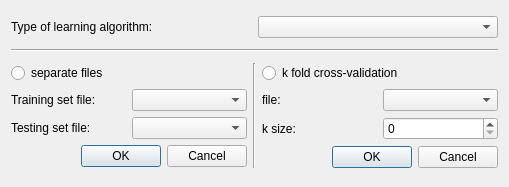
<?xml version="1.0" encoding="UTF-8"?>
<ui version="4.0">
 <class>ExecuteWindow</class>
 <widget class="QWidget" name="ExecuteWindow">
  <property name="geometry">
   <rect>
    <x>0</x>
    <y>0</y>
    <width>509</width>
    <height>187</height>
   </rect>
  </property>
  <property name="windowTitle">
   <string>Execute window</string>
  </property>
  <layout class="QHBoxLayout" name="horizontalLayout_7">
   <item>
    <layout class="QGridLayout" name="gridLayout">
     <item row="2" column="0">
      <layout class="QHBoxLayout" name="horizontalLayout_5">
       <item>
        <layout class="QVBoxLayout" name="verticalLayout_2">
         <item>
          <widget class="QRadioButton" name="radioNormal">
           <property name="text">
            <string>separate files</string>
           </property>
          </widget>
         </item>
         <item>
          <layout class="QHBoxLayout" name="horizontalLayout_3">
           <item>
            <widget class="QLabel" name="labelTraining">
             <property name="text">
              <string>Training set file: </string>
             </property>
             <property name="buddy">
              <cstring>comboBoxTraining</cstring>
             </property>
            </widget>
           </item>
           <item>
            <widget class="QComboBox" name="comboBoxTraining"/>
           </item>
          </layout>
         </item>
         <item>
          <layout class="QHBoxLayout" name="horizontalLayout_4">
           <item>
            <widget class="QLabel" name="labelTesting">
             <property name="text">
              <string>Testing set file: </string>
             </property>
             <property name="buddy">
              <cstring>comboBoxTesting</cstring>
             </property>
            </widget>
           </item>
           <item>
            <widget class="QComboBox" name="comboBoxTesting"/>
           </item>
          </layout>
         </item>
         <item>
          <widget class="QDialogButtonBox" name="buttonBox">
           <property name="standardButtons">
            <set>QDialogButtonBox::Cancel|QDialogButtonBox::Ok</set>
           </property>
          </widget>
         </item>
        </layout>
       </item>
       <item>
        <widget class="Line" name="line">
         <property name="orientation">
          <enum>Qt::Vertical</enum>
         </property>
        </widget>
       </item>
       <item>
        <layout class="QVBoxLayout" name="verticalLayout">
         <item>
          <widget class="QRadioButton" name="radioCrossVal">
           <property name="text">
            <string>k fold cross-validation</string>
           </property>
          </widget>
         </item>
         <item>
          <layout class="QHBoxLayout" name="horizontalLayout">
           <item>
            <widget class="QLabel" name="label_2">
             <property name="text">
              <string>file: </string>
             </property>
             <property name="buddy">
              <cstring>comboBoxCrossVal</cstring>
             </property>
            </widget>
           </item>
           <item>
            <widget class="QComboBox" name="comboBoxCrossVal"/>
           </item>
          </layout>
         </item>
         <item>
          <layout class="QHBoxLayout" name="horizontalLayout_2">
           <item>
            <widget class="QLabel" name="label">
             <property name="text">
              <string>k size: </string>
             </property>
             <property name="buddy">
              <cstring>kSize</cstring>
             </property>
            </widget>
           </item>
           <item>
            <widget class="QSpinBox" name="kSize"/>
           </item>
          </layout>
         </item>
         <item>
          <widget class="QDialogButtonBox" name="buttonBoxCross">
           <property name="standardButtons">
            <set>QDialogButtonBox::Cancel|QDialogButtonBox::Ok</set>
           </property>
          </widget>
         </item>
        </layout>
       </item>
      </layout>
     </item>
     <item row="0" column="0">
      <layout class="QHBoxLayout" name="horizontalLayout_6">
       <item>
        <widget class="QLabel" name="labelLearning">
         <property name="text">
          <string>Type of learning algorithm: </string>
         </property>
         <property name="buddy">
          <cstring>comboBoxAlgorithm</cstring>
         </property>
        </widget>
       </item>
       <item>
        <widget class="QComboBox" name="comboBoxAlgorithm"/>
       </item>
      </layout>
     </item>
     <item row="1" column="0">
      <widget class="Line" name="line_2">
       <property name="orientation">
        <enum>Qt::Horizontal</enum>
       </property>
      </widget>
     </item>
    </layout>
   </item>
  </layout>
 </widget>
 <resources/>
 <connections/>
</ui>
